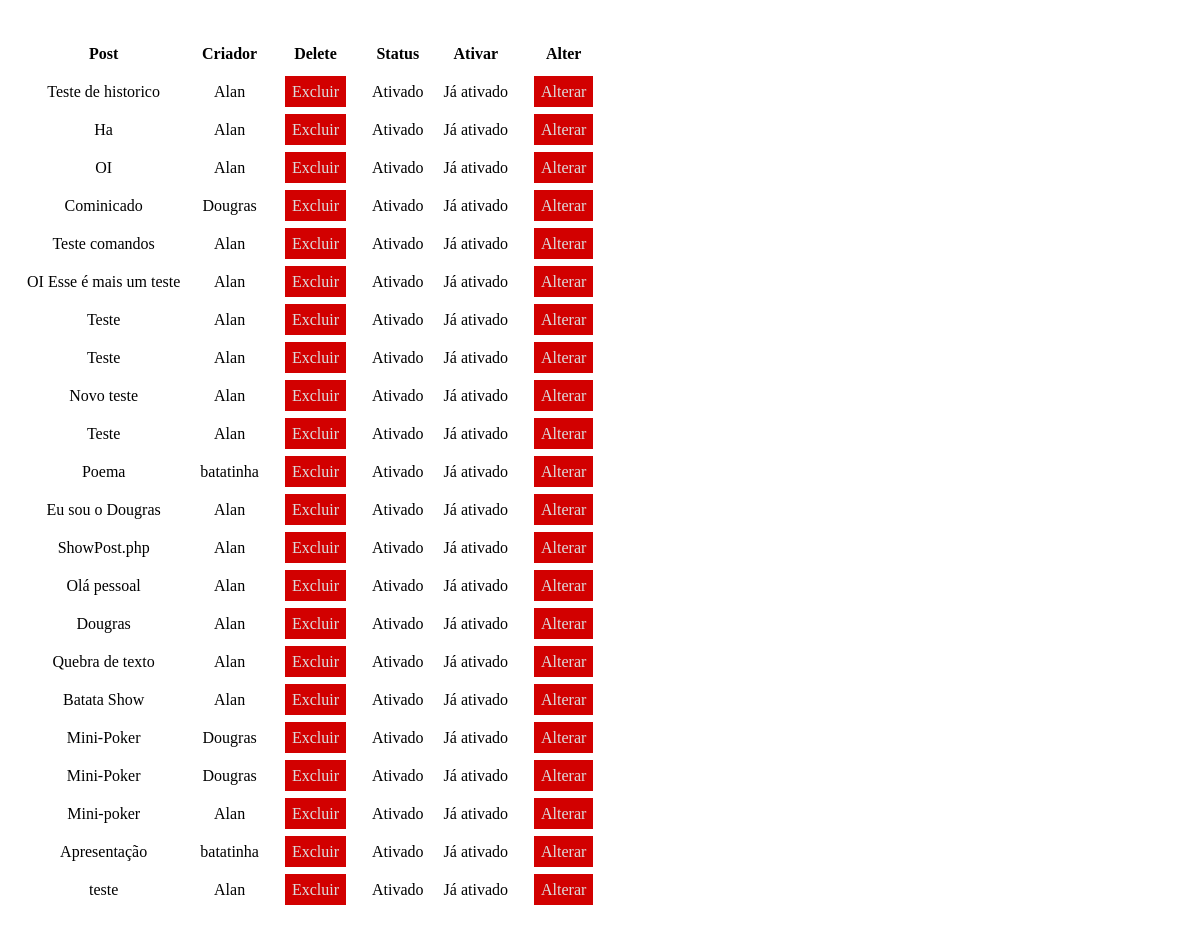
The page /Funcoes/ShowMyPosts.php (signed in) on the database its author committed.
### tables this page shows
CREATE TABLE IF NOT EXISTS `post` (
  `usuario_id` int(11) NOT NULL,
  `Titulo` varchar(100) NOT NULL,
  `Descricao` varchar(200) NOT NULL,
  `post` text NOT NULL,
  `creation_time` datetime NOT NULL,
  `ult_usuario_id` int(11) NOT NULL,
  `status` int(11) NOT NULL,
  `id` int(11) NOT NULL AUTO_INCREMENT,
  PRIMARY KEY (`id`),
  KEY `usuario_id` (`usuario_id`),
  KEY `ult_usuario_id` (`ult_usuario_id`)
);

CREATE TABLE IF NOT EXISTS `usuario` (
  `nome` varchar(250) NOT NULL,
  `tipo` int(11) NOT NULL,
  `senha` varchar(250) NOT NULL,
  `id` int(11) NOT NULL AUTO_INCREMENT,
  `status` int(11) NOT NULL,
  `ult_alt` datetime DEFAULT NULL,
  `alt_usuario_id` int(11) NOT NULL,
  PRIMARY KEY (`id`),
  KEY `alt_usuario_id` (`alt_usuario_id`)
);

### Funcoes/ShowMyPosts.php (the view, shortened to what this page needs)
<link type="text/css" rel="stylesheet" media="screen" href="Funcoes/estilos.css"/>
<?php
echo "<div id=\"LeftContent\">";
			?>
            	<table>
					<thead>
						<tr>
							<th>Post</th><th>Criador</th><th>Delete</th><th>Status</th><th>Ativar</th><th>Alter</th>
						</tr>
					</thead>
					<tbody id="ResultsTableContent">
            <?php
        try {
            $user = 'root';
            $pass = '';
            $dbh = new PDO('mysql:host=localhost;dbname=blog', $user, $pass, array(PDO::MYSQL_ATTR_INIT_COMMAND => "SET NAMES 'utf8'"));
            echo "<br>";
            if ($_SESSION["tipo"] >= 3) {
                $path = "SELECT post.Titulo, post.id, usuario.nome, post.status
                        FROM post
                        INNER JOIN usuario
                        ON post.usuario_id = usuario.id
                        ORDER BY creation_time DESC;";
            }
            else
            {
                $path = "SELECT * FROM post WHERE usuario_id = {$_SESSION['id']} ORDER BY creation_time DESC;";
            }
            foreach($dbh->query($path) as $row)
            {
                $pathAlt = "Funcoes/AlterarPost.php?id={$row['id']}";
                $pathAlt = "'".$pathAlt."'";
            	echo "<tr>";
            	echo "<td>".$row['Titulo']."</td>";
                if ($_SESSION["tipo"] >= 3) {
                    echo "<td>".$row['nome']."</td>";
                }
                else
                {
                    echo "<td>".$_SESSION['nome']."</td>";
                }
                if ($row['status'] == 1) {
                    echo "<td>"."<a class=\"p\" href=\"Funcoes/deletePost.php?id=".$row['id']."\">Excluir</a>"."</td>";
                    echo "<td>"."Ativado"."</td>";
                    echo "<td>"."Já ativado"."</td>";
                }
                else
                {
                    echo "<td>"."Desativado"."</td>";
                    echo "<td>"."Desativado"."</td>";
                    echo "<td>"."<a class=\"p\" href=\"Funcoes/activePost.php?id=".$row['id']."\">Ativar</a>"."</td>";
                }
                echo "<td>"."<a class=\"p\" href=\"#\" onclick=\"abrirPag({$pathAlt});\">Alterar</a>"."</td>";
            	echo "</tr>";
            }
            } catch (PDOException $e) {
                print "Error!: " . $e->getMessage() . "<br/>";
                die();
            }
            ?>
					</tbody>
				</table>
            <?php
echo "</div>";

### Funcoes/estilos.css (style rules this page uses)
td { text-align: center; bottom: 2px; }
table { border-spacing: 18px; }
#LeftContent { margin-right: 40%; }
.p { text-decoration: none; color: rgb(220,220,220); background-color: rgb(210, 0, 0); padding: 3px; border: 4px solid rgb(210, 0, 0); margin: 0px 6px 0px 6px; }

### rows shown on the page
post: Titulo "Teste de historico", usuario.nome "Alan"
post: Titulo "Ha", usuario.nome "Alan"
post: Titulo "OI", usuario.nome "Alan"
post: Titulo "Cominicado", usuario.nome "Dougras"
post: Titulo "Teste comandos", usuario.nome "Alan"
post: Titulo "OI Esse é mais um teste", usuario.nome "Alan"
post: Titulo "Teste", usuario.nome "Alan"
post: Titulo "Teste", usuario.nome "Alan"
post: Titulo "Novo teste", usuario.nome "Alan"
post: Titulo "Teste", usuario.nome "Alan"
post: Titulo "Poema", usuario.nome "batatinha"
post: Titulo "Eu sou o Dougras", usuario.nome "Alan"
post: Titulo "ShowPost.php", usuario.nome "Alan"
post: Titulo "Olá pessoal", usuario.nome "Alan"
post: Titulo "Dougras", usuario.nome "Alan"
post: Titulo "Quebra de texto", usuario.nome "Alan"
post: Titulo "Batata Show", usuario.nome "Alan"
post: Titulo "Mini-Poker", usuario.nome "Dougras"
post: Titulo "Mini-Poker", usuario.nome "Dougras"
post: Titulo "Mini-poker", usuario.nome "Alan"
post: Titulo "Apresentação", usuario.nome "batatinha"
post: Titulo "teste", usuario.nome "Alan"
